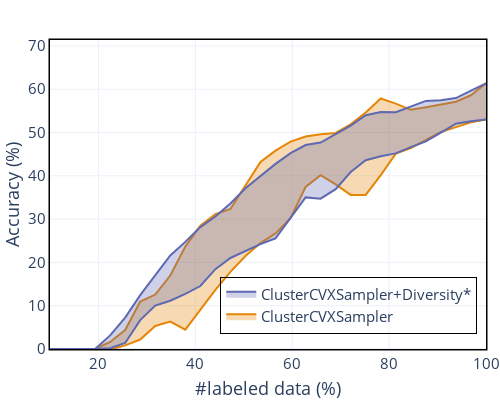

The notebook cell saved with this chart:
### Code cell
plot([spectral, spectral_perfect_diversity], 
     ["ClusterCVXSampler", "ClusterCVXSampler+Diversity*"], 
     filename="plots/cvx_cluster_perfect_diversity_N={}_K={}_sigma={}_alpha={}.pdf".format(N, K, sigma, alpha), 
     opacity=0.3)

### Figure 1 — Plotly figure (JSON) as saved in the notebook; plotly's stock layout.template omitted (floating-point values rounded to 4 significant figures)
{"data": [{"fillcolor": "rgba(229, 134, 6, 0.3)", "line": {"color": "rgb(229, 134, 6)"}, "mode": "lines", "name": "ClusterCVXSampler", "showlegend": false, "type": "scatter", "x": [10, 13.1, 16.21, 19.31, 22.41, 25.52, 28.62, 31.72, 34.83, 37.93, 41.03, 44.14, 47.24, 50.34, 53.45, 56.55, 59.66, 62.76, 65.86, 68.97, 72.07, 75.17, 78.28, 81.38, 84.48, 87.59, 90.69, 93.79, 96.9, 100], "y": [0, 0, 0, 0, -0.162, 0.8338, 2.189, 5.323, 6.319, 4.472, 9.065, 13.63, 17.81, 21.48, 24.47, 26.7, 30.22, 37.42, 40.13, 38.0, 35.58, 35.59, 40.14, 45.12, 46.39, 48.2, 50.11, 51.25, 52.34, 52.99]}, {"fill": "tonexty", "fillcolor": "rgba(229, 134, 6, 0.3)", "line": {"color": "rgb(229, 134, 6)"}, "mode": "lines", "name": "ClusterCVXSampler", "showlegend": true, "type": "scatter", "x": [10, 13.1, 16.21, 19.31, 22.41, 25.52, 28.62, 31.72, 34.83, 37.93, 41.03, 44.14, 47.24, 50.34, 53.45, 56.55, 59.66, 62.76, 65.86, 68.97, 72.07, 75.17, 78.28, 81.38, 84.48, 87.59, 90.69, 93.79, 96.9, 100], "y": [0, 0, 0, 0, 1.632, 4.385, 10.96, 12.58, 16.97, 23.65, 28.49, 31.15, 32.33, 37.71, 43.2, 45.83, 47.91, 49.07, 49.61, 49.89, 51.89, 54.62, 57.86, 56.68, 55.23, 55.83, 56.46, 57.11, 58.6, 61.36]}, {"fillcolor": "rgba(93, 105, 177, 0.3)", "line": {"color": "rgb(93, 105, 177)"}, "mode": "lines", "name": "ClusterCVXSampler+Diversity*", "showlegend": false, "type": "scatter", "x": [10, 13.1, 16.21, 19.31, 22.41, 25.52, 28.62, 31.72, 34.83, 37.93, 41.03, 44.14, 47.24, 50.34, 53.45, 56.55, 59.66, 62.76, 65.86, 68.97, 72.07, 75.17, 78.28, 81.38, 84.48, 87.59, 90.69, 93.79, 96.9, 100], "y": [0, 0, 0, 0, 0.1818, 1.394, 6.68, 10.01, 11.14, 12.73, 14.54, 18.44, 21.02, 22.62, 24.22, 25.57, 30.21, 35.01, 34.72, 36.92, 40.88, 43.59, 44.51, 45.18, 46.61, 47.97, 49.95, 52.03, 52.59, 52.99]}, {"fill": "tonexty", "fillcolor": "rgba(93, 105, 177, 0.3)", "line": {"color": "rgb(93, 105, 177)"}, "mode": "lines", "name": "ClusterCVXSampler+Diversity*", "showlegend": true, "type": "scatter", "x": [10, 13.1, 16.21, 19.31, 22.41, 25.52, 28.62, 31.72, 34.83, 37.93, 41.03, 44.14, 47.24, 50.34, 53.45, 56.55, 59.66, 62.76, 65.86, 68.97, 72.07, 75.17, 78.28, 81.38, 84.48, 87.59, 90.69, 93.79, 96.9, 100], "y": [0, 0, 0, 0, 3.144, 7.242, 12.44, 16.97, 21.6, 24.74, 28.15, 30.6, 33.6, 37.12, 40.0, 42.75, 45.25, 47.11, 47.68, 49.62, 51.6, 53.99, 54.74, 54.68, 56.08, 57.3, 57.46, 57.96, 59.67, 61.36]}], "layout": {"font": {"size": 15}, "height": 400, "legend": {"bgcolor": "rgba(0,0,0,0)", "bordercolor": "Black", "borderwidth": 1, "x": 0.98, "xanchor": "right", "y": 0.05, "yanchor": "bottom"}, "margin": {"b": 40, "l": 0, "r": 0, "t": 40}, "title": {"text": "", "x": 0.5}, "width": 500, "xaxis": {"linecolor": "Black", "linewidth": 1.5, "mirror": true, "range": [10, 100], "showline": true, "title": {"text": "#labeled data (%)"}}, "yaxis": {"linecolor": "Black", "linewidth": 1.5, "mirror": true, "range": [0, 71.36], "showline": true, "title": {"text": "Accuracy (%)"}}}}
